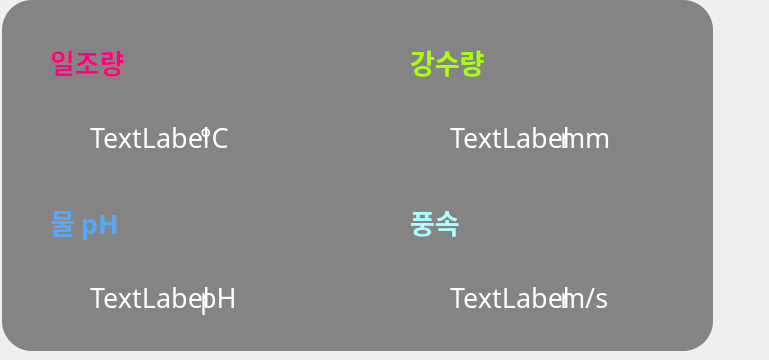
     <widget class="QWidget" name="tab_6">
      <attribute name="title">
       <string/>
      </attribute>
      <widget class="QLabel" name="label_19">
       <property name="geometry">
        <rect>
         <x>2</x>
         <y>0</y>
         <width>711</width>
         <height>351</height>
        </rect>
       </property>
       <property name="styleSheet">
        <string notr="true">background-color:rgba(0, 0, 0, 0.45); border-radius:30px;</string>
       </property>
       <property name="text">
        <string/>
       </property>
      </widget>
      <widget class="QLabel" name="label_38">
       <property name="geometry">
        <rect>
         <x>50</x>
         <y>185</y>
         <width>200</width>
         <height>75</height>
        </rect>
       </property>
       <property name="font">
        <font>
         <family>휴먼편지체</family>
         <weight>75</weight>
         <bold>true</bold>
        </font>
       </property>
       <property name="text">
        <string>&lt;html&gt;&lt;head/&gt;&lt;body&gt;&lt;p&gt;&lt;span style=&quot; font-size:20pt; color:#55aaff;&quot;&gt;물 pH&lt;/span&gt;&lt;/p&gt;&lt;/body&gt;&lt;/html&gt;</string>
       </property>
      </widget>
      <widget class="QLabel" name="label_39">
       <property name="geometry">
        <rect>
         <x>50</x>
         <y>100</y>
         <width>200</width>
         <height>75</height>
        </rect>
       </property>
       <property name="font">
        <font>
         <family>양재참숯체B</family>
         <pointsize>20</pointsize>
        </font>
       </property>
       <property name="styleSheet">
        <string notr="true">background-color:rgba(255,255,255);background:transparent;</string>
       </property>
       <property name="text">
        <string>&lt;html&gt;&lt;head/&gt;&lt;body&gt;&lt;p align=&quot;center&quot;&gt;&lt;span style=&quot; color:#ffffff;&quot;&gt;TextLabel&lt;/span&gt;&lt;/p&gt;&lt;/body&gt;&lt;/html&gt;</string>
       </property>
      </widget>
      <widget class="QLabel" name="label_40">
       <property name="geometry">
        <rect>
         <x>560</x>
         <y>260</y>
         <width>200</width>
         <height>75</height>
        </rect>
       </property>
       <property name="font">
        <font>
         <family>양재참숯체B</family>
         <pointsize>20</pointsize>
        </font>
       </property>
       <property name="styleSheet">
        <string notr="true">background-color:rgba(255,255,255);background:transparent;</string>
       </property>
       <property name="text">
        <string>&lt;html&gt;&lt;head/&gt;&lt;body&gt;&lt;p&gt;&lt;span style=&quot; color:#ffffff;&quot;&gt;m/s&lt;/span&gt;&lt;/p&gt;&lt;/body&gt;&lt;/html&gt;</string>
       </property>
      </widget>
      <widget class="QLabel" name="label_41">
       <property name="geometry">
        <rect>
         <x>50</x>
         <y>25</y>
         <width>200</width>
         <height>75</height>
        </rect>
       </property>
       <property name="font">
        <font>
         <family>휴먼편지체</family>
         <weight>75</weight>
         <bold>true</bold>
        </font>
       </property>
       <property name="text">
        <string>&lt;html&gt;&lt;head/&gt;&lt;body&gt;&lt;p&gt;&lt;span style=&quot; font-size:20pt; color:#ff007f;&quot;&gt;일조량&lt;/span&gt;&lt;/p&gt;&lt;/body&gt;&lt;/html&gt;</string>
       </property>
      </widget>
      <widget class="QLabel" name="label_42">
       <property name="geometry">
        <rect>
         <x>410</x>
         <y>25</y>
         <width>200</width>
         <height>75</height>
        </rect>
       </property>
       <property name="font">
        <font>
         <family>휴먼편지체</family>
         <weight>75</weight>
         <bold>true</bold>
        </font>
       </property>
       <property name="text">
        <string>&lt;html&gt;&lt;head/&gt;&lt;body&gt;&lt;p&gt;&lt;span style=&quot; font-size:20pt; color:#aaff00;&quot;&gt;강수량&lt;/span&gt;&lt;/p&gt;&lt;/body&gt;&lt;/html&gt;</string>
       </property>
      </widget>
      <widget class="QLabel" name="label_43">
       <property name="geometry">
        <rect>
         <x>410</x>
         <y>100</y>
         <width>200</width>
         <height>75</height>
        </rect>
       </property>
       <property name="font">
        <font>
         <family>양재참숯체B</family>
         <pointsize>20</pointsize>
        </font>
       </property>
       <property name="styleSheet">
        <string notr="true">background-color:rgba(255,255,255);background:transparent;</string>
       </property>
       <property name="text">
        <string>&lt;html&gt;&lt;head/&gt;&lt;body&gt;&lt;p align=&quot;center&quot;&gt;&lt;span style=&quot; color:#ffffff;&quot;&gt;TextLabel&lt;/span&gt;&lt;/p&gt;&lt;/body&gt;&lt;/html&gt;</string>
       </property>
      </widget>
      <widget class="QLabel" name="label_44">
       <property name="geometry">
        <rect>
         <x>410</x>
         <y>260</y>
         <width>200</width>
         <height>75</height>
        </rect>
       </property>
       <property name="font">
        <font>
         <family>양재참숯체B</family>
         <pointsize>20</pointsize>
        </font>
       </property>
       <property name="styleSheet">
        <string notr="true">background-color:rgba(255,255,255);background:transparent;</string>
       </property>
       <property name="text">
        <string>&lt;html&gt;&lt;head/&gt;&lt;body&gt;&lt;p align=&quot;center&quot;&gt;&lt;span style=&quot; color:#ffffff;&quot;&gt;TextLabel&lt;/span&gt;&lt;/p&gt;&lt;/body&gt;&lt;/html&gt;</string>
       </property>
      </widget>
      <widget class="QLabel" name="label_45">
       <property name="geometry">
        <rect>
         <x>200</x>
         <y>100</y>
         <width>200</width>
         <height>75</height>
        </rect>
       </property>
       <property name="font">
        <font>
         <family>양재참숯체B</family>
         <pointsize>20</pointsize>
        </font>
       </property>
       <property name="styleSheet">
        <string notr="true">background-color:rgba(255,255,255);background:transparent;</string>
       </property>
       <property name="text">
        <string>&lt;html&gt;&lt;head/&gt;&lt;body&gt;&lt;p&gt;&lt;span style=&quot; color:#ffffff;&quot;&gt;°C&lt;/span&gt;&lt;/p&gt;&lt;/body&gt;&lt;/html&gt;</string>
       </property>
      </widget>
      <widget class="QLabel" name="label_46">
       <property name="geometry">
        <rect>
         <x>200</x>
         <y>260</y>
         <width>200</width>
         <height>75</height>
        </rect>
       </property>
       <property name="font">
        <font>
         <family>양재참숯체B</family>
         <pointsize>20</pointsize>
        </font>
       </property>
       <property name="styleSheet">
        <string notr="true">background-color:rgba(255,255,255);background:transparent;</string>
       </property>
       <property name="text">
        <string>&lt;html&gt;&lt;head/&gt;&lt;body&gt;&lt;p&gt;&lt;span style=&quot; color:#ffffff;&quot;&gt;pH&lt;/span&gt;&lt;/p&gt;&lt;/body&gt;&lt;/html&gt;</string>
       </property>
      </widget>
      <widget class="QLabel" name="label_47">
       <property name="geometry">
        <rect>
         <x>560</x>
         <y>100</y>
         <width>200</width>
         <height>75</height>
        </rect>
       </property>
       <property name="font">
        <font>
         <family>양재참숯체B</family>
         <pointsize>20</pointsize>
        </font>
       </property>
       <property name="styleSheet">
        <string notr="true">background-color:rgba(255,255,255);background:transparent;</string>
       </property>
       <property name="text">
        <string>&lt;html&gt;&lt;head/&gt;&lt;body&gt;&lt;p&gt;&lt;span style=&quot; color:#ffffff;&quot;&gt;mm&lt;/span&gt;&lt;/p&gt;&lt;/body&gt;&lt;/html&gt;</string>
       </property>
      </widget>
      <widget class="QLabel" name="label_48">
       <property name="geometry">
        <rect>
         <x>50</x>
         <y>260</y>
         <width>200</width>
         <height>75</height>
        </rect>
       </property>
       <property name="font">
        <font>
         <family>양재참숯체B</family>
         <pointsize>20</pointsize>
        </font>
       </property>
       <property name="styleSheet">
        <string notr="true">background-color:rgba(255,255,255);background:transparent;</string>
       </property>
       <property name="text">
        <string>&lt;html&gt;&lt;head/&gt;&lt;body&gt;&lt;p align=&quot;center&quot;&gt;&lt;span style=&quot; color:#ffffff;&quot;&gt;TextLabel&lt;/span&gt;&lt;/p&gt;&lt;/body&gt;&lt;/html&gt;</string>
       </property>
      </widget>
      <widget class="QLabel" name="label_49">
       <property name="geometry">
        <rect>
         <x>410</x>
         <y>185</y>
         <width>200</width>
         <height>75</height>
        </rect>
       </property>
       <property name="font">
        <font>
         <family>휴먼편지체</family>
         <pointsize>20</pointsize>
         <weight>75</weight>
         <bold>true</bold>
        </font>
       </property>
       <property name="text">
        <string>&lt;html&gt;&lt;head/&gt;&lt;body&gt;&lt;p&gt;&lt;span style=&quot; color:#aaffff;&quot;&gt;풍속&lt;/span&gt;&lt;/p&gt;&lt;/body&gt;&lt;/html&gt;</string>
       </property>
      </widget>
     </widget>
